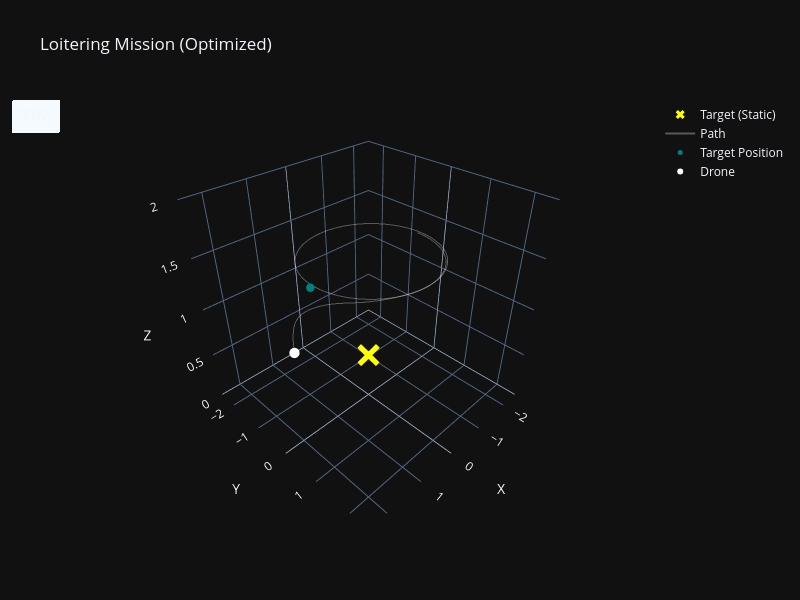

The notebook cell saved with this chart:
### Code cell
import numpy as np
import plotly.graph_objects as go
from gym_pybullet_drones.envs.CtrlAviary import CtrlAviary
from gym_pybullet_drones.control.DSLPIDControl import DSLPIDControl
from gym_pybullet_drones.utils.enums import DroneModel, Physics

# --- 1. CONFIGURATION ---
DURATION_SEC = 10
FPS = 240
TOTAL_STEPS = DURATION_SEC * FPS
RECORD_EVERY = 10 # Record 24 frames per second (240 / 10)

# --- 2. SETUP ---
start_pos = np.array([2.0, 0.0, 1.0]) 
env = CtrlAviary(drone_model=DroneModel.CF2X, 
                 num_drones=1, 
                 initial_xyzs=np.array([start_pos]),
                 physics=Physics.PYB, 
                 gui=False)

ctrl = DSLPIDControl(drone_model=DroneModel.CF2X)

# --- 3. DEFINITIONS ---
STATIC_TARGET_POS = np.array([0.0, 0.0, 0.5]) 
LOITER_RADIUS = 1.5
LOITER_HEIGHT = 1.0
LOITER_SPEED = 1.0

# Data Storage
drone_path = []
nominal_path = [] 

action = np.zeros((1, 4))

print("Simulating...")

# --- SIMULATION LOOP ---
for i in range(TOTAL_STEPS):
    # Physics & Logic (Same as before)
    obs = env._getDroneStateVector(0)
    cur_pos = obs[0:3]
    cur_quat = obs[3:7]
    cur_vel = obs[10:13]
    cur_ang_vel = obs[13:16]
    
    t = i / FPS
    angle = LOITER_SPEED * t
    virtual_carrot = STATIC_TARGET_POS + np.array([
        LOITER_RADIUS * np.cos(angle),
        LOITER_RADIUS * np.sin(angle),
        LOITER_HEIGHT
    ])
    
    rpm, _, _ = ctrl.computeControl(control_timestep=1/FPS,
                                    cur_pos=cur_pos,
                                    cur_quat=cur_quat,
                                    cur_vel=cur_vel,
                                    cur_ang_vel=cur_ang_vel,
                                    target_pos=virtual_carrot, 
                                    target_vel=np.zeros(3))
    
    action[0, :] = rpm
    env.step(action)
    
    # RECORDING
    if i % RECORD_EVERY == 0:
        drone_path.append(cur_pos)
        nominal_path.append(virtual_carrot)

env.close()

# --- 4. OPTIMIZED ANIMATION ---
print("Generating Animation...")
drone_path = np.array(drone_path)
nominal_path = np.array(nominal_path)

fig = go.Figure()

# A. STATIC TRACES (Added once, never updated)
# Trace 0: The Tank
fig.add_trace(go.Scatter3d(
    x=[STATIC_TARGET_POS[0]], y=[STATIC_TARGET_POS[1]], z=[STATIC_TARGET_POS[2]],
    mode='markers', marker=dict(color='yellow', size=8, symbol='x'), name='Target (Static)'
))

# Trace 1: The Trail
fig.add_trace(go.Scatter3d(
    x=drone_path[:, 0], y=drone_path[:, 1], z=drone_path[:, 2],
    mode='lines', line=dict(color='white', width=2), opacity=0.3, name='Path'
))

# B. DYNAMIC TRACES (Placeholders)
# Trace 2: The Carrot
fig.add_trace(go.Scatter3d(
    x=[nominal_path[0, 0]], y=[nominal_path[0, 1]], z=[nominal_path[0, 2]],
    mode='markers', marker=dict(color='teal', size=5), name='Target Position'
))

# Trace 3: The Drone
fig.add_trace(go.Scatter3d(
    x=[drone_path[0, 0]], y=[drone_path[0, 1]], z=[drone_path[0, 2]],
    mode='markers', marker=dict(color='white', size=6), name='Drone'
))

# C. FRAMES (Only update Traces 2 and 3)
frames = []
for k in range(len(drone_path)):
    frames.append(go.Frame(
        data=[
            # Update Carrot (Trace 2)
            go.Scatter3d(x=[nominal_path[k, 0]], y=[nominal_path[k, 1]], z=[nominal_path[k, 2]]),
            # Update Drone (Trace 3)
            go.Scatter3d(x=[drone_path[k, 0]], y=[drone_path[k, 1]], z=[drone_path[k, 2]])
        ],
        traces=[2, 3], # <--- CRITICAL: Tells Plotly "Only redraw these two!"
        name=str(k)
    ))

fig.frames = frames

fig.update_layout(
    title="Loitering Mission (Optimized)",
    width=800, height=600,
    scene=dict(
        xaxis=dict(range=[-2.5, 2.5], title="X"),
        yaxis=dict(range=[-2.5, 2.5], title="Y"),
        zaxis=dict(range=[0, 2.0], title="Z"),
        aspectmode='cube'
    ),
    updatemenus=[dict(
        type="buttons", 
        buttons=[dict(label="Play", 
                      method="animate", 
                      args=[None, dict(frame=dict(duration=20, redraw=True), fromcurrent=True)])]
    )]
)

fig.show()

### Figure 1 — Plotly figure (JSON) as saved in the notebook; plotly's stock layout.template omitted (floating-point values rounded to 4 significant figures; data arrays with more than 128 entries replaced by an {"elided": "..."} marker saying what was removed)
{"data": [{"marker": {"color": "yellow", "size": 8, "symbol": "x"}, "mode": "markers", "name": "Target (Static)", "type": "scatter3d", "x": [0], "y": [0], "z": [0.5]}, {"line": {"color": "white", "width": 2}, "mode": "lines", "name": "Path", "opacity": 0.3, "type": "scatter3d", "x": {"elided": "240 float values"}, "y": {"elided": "240 float values"}, "z": {"elided": "240 float values"}}, {"marker": {"color": "teal", "size": 5}, "mode": "markers", "name": "Target Position", "type": "scatter3d", "x": [1.5], "y": [0], "z": [1.5]}, {"marker": {"color": "white", "size": 6}, "mode": "markers", "name": "Drone", "type": "scatter3d", "x": [2], "y": [0], "z": [1]}], "layout": {"height": 600, "scene": {"aspectmode": "cube", "xaxis": {"range": [-2.5, 2.5], "title": {"text": "X"}}, "yaxis": {"range": [-2.5, 2.5], "title": {"text": "Y"}}, "zaxis": {"range": [0, 2], "title": {"text": "Z"}}}, "title": {"text": "Loitering Mission (Optimized)"}, "updatemenus": [{"buttons": [{"args": [null, {"frame": {"duration": 20, "redraw": true}, "fromcurrent": true}], "label": "Play", "method": "animate"}], "type": "buttons"}], "width": 800}}
